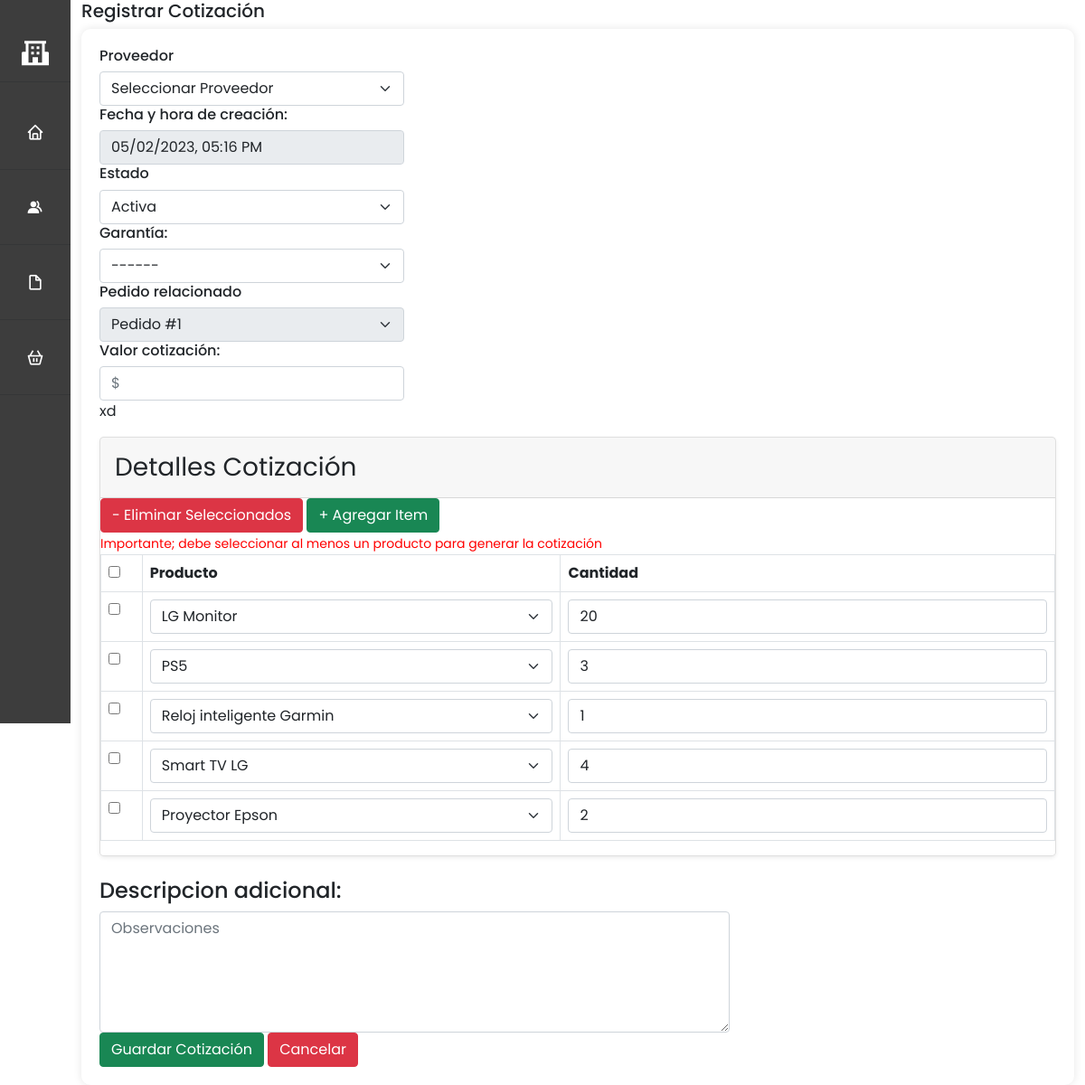
Page /views/documentos/cotizacion/generar.php?pedido_id=1 on the committed database.
### tables this page shows
CREATE TABLE `detalle_pedido_item` (
  `pedido_id` int(11) NOT NULL,
  `producto_id` int(11) NOT NULL,
  `pedido_producto_cantidad` int(11) NOT NULL
);

CREATE TABLE `producto` (
  `id` int(11) NOT NULL,
  `nombre` varchar(45) NOT NULL,
  `precio` float NOT NULL,
  `stock` int(11) NOT NULL,
  `estado` int(11) NOT NULL,
  `marca` varchar(45) DEFAULT NULL,
  `idTipo` int(11) NOT NULL,
  `codigo` varchar(20) NOT NULL
);

### models/Pedido.php (called while the page is built, shortened)
<?php
    class Pedido{
        private $PDO;
        public function __construct()
        {
            require_once("c://xampp/htdocs/sistemacompras/config/db.php");
            $con = new db();
            $this->PDO = $con->conexion();
        }
        public function getPedido($pedido_id){
            $statement = $this->PDO->prepare("SELECT *
                                                    FROM pedido
                                                    WHERE id = :pedido_id");
            $statement->bindParam(":pedido_id",$pedido_id);
            $statement->execute();
            return $statement->fetch(PDO::FETCH_ASSOC);
        }
        public function getPedidoItems($pedido_id){
            $statement = $this->PDO->prepare("SELECT detalle_pedido_item.*, producto.nombre as producto
                                                    FROM detalle_pedido_item
                                                    LEFT JOIN producto ON detalle_pedido_item.producto_id = producto.id
                                                    WHERE pedido_id = :pedido_id");
            $statement->bindParam(":pedido_id", $pedido_id);
            $statement->execute();
            return $statement->fetchAll(PDO::FETCH_ASSOC);
        }
    }
?>

### config/db.php (called while the page is built)
<?php
    class db {
        private $host = "localhost";
        private $dbname = "db_dsn08";
        private $user = "root";
        private $password = "";
        private $PDO;
        public function __construct() {
            try {
                $this->PDO = new PDO("mysql:host=".$this->host.";dbname=".$this->dbname,$this->user,$this->password);
            } catch(PDOException $e) {
                echo "Error al conectarse a la base de datos: " . $e->getMessage();
            }
        }
        public function conexion() {
            return $this->PDO;
        }
        public function cerrarConexion() {
            $this->PDO = null;
        }
    }
?>

### controllers/controladorPedido.php (called while the page is built, shortened)
<?php
    class controladorPedido{
        private $model;
        public function __construct()
        {
            require_once("c://xampp/htdocs/sistemacompras/models/Pedido.php");
            $this->model = new Pedido();
        }
        public function getPedido($pedido_id){
            return $this->model->getPedido($pedido_id);
        }
        public function getPedidoItems($pedido_id){
            return $this->model->getPedidoItems($pedido_id);
        }
    }
?>

### models/Producto.php (called while the page is built, shortened)
<?php
    class Producto{
        public function __construct()
        {
            require_once("c://xampp/htdocs/sistemacompras/config/db.php");
        }
        public function index(){
            require_once("c://xampp/htdocs/sistemacompras/config/db.php");
            $con = new db();
            $PDO = $con->conexion();
            $statement = $PDO->prepare("SELECT *
                                          FROM producto p
                                          ORDER BY p.id DESC");
            if ($statement->execute()) {
                $resultados = $statement->fetchAll();
                return $resultados;
            } else {
                $con->cerrarConexion();
                return false;
            }
        }
    }
?>

### controllers/controladorProductos.php (called while the page is built)
<?php
    class controladorProducto {
        private $model;
        public function __construct() {
            require_once("c://xampp/htdocs/sistemacompras/models/Producto.php");
            $this->model = new Producto();
        }
        public function index() {
            return ($this->model->index()) ? $this->model->index() : false;
        }
    }
?>

### views/documentos/cotizacion/generar.php (the view, shortened to what this page needs)
<?php
require_once("c://xampp/htdocs/sistemacompras/controllers/controladorProductos.php");
$obj = new controladorProducto();
$productos = $obj->index();
require_once("c://xampp/htdocs/sistemacompras/controllers/controladorPedido.php");
$obj = new controladorPedido();
$pedidoValues = $obj->getPedido($_GET['pedido_id']);
$pedidoItems = $obj->getPedidoItems($_GET['pedido_id']);
require_once("c://xampp/htdocs/sistemacompras/index.php");
?>
<div class="container content-cotizacion">
    <h5>Registrar Cotización</h5>
	<form action='addcotizacion.php' id="cotizacion-form" method="post" class="cotizacion-form" role="form">
		<div class="load-animate animated fadeInUp">
			<div class="row">
				<div class="col-xs-12 col-sm-4 col-md-4 col-lg-4 pull-right">
					<div class="form-group">
                        <h6 for="">Proveedor</h6>
                        <select class="form-select" name="idproveedor" id="idproveedor" aria-label="Disabled select example" required>
                            <option value="" selected>Seleccionar Proveedor</option>
                        </select>
					</div>
					<div class="form-group">
                        <h6 for="">Fecha y hora de creación:</h6>
                        <input class="form-control" type="datetime-local" value="<?php echo date('Y-m-d\TH:i'); ?>" readonly>
					</div>
					<div class="form-group">
                        <h6 for="">Estado</h6>
                        <select class="form-select" name="estado" id="estado" aria-label="Disabled select example" required>
                            <option value="1" selected>Activa</option>
                        </select>
					</div>
					<div class="form-group">
                        <h6 for="">Garantía:</h6>
                        <select class="form-select" name="garantia" id="garantia" aria-label="Disabled select example" required>
                            <option value="">------</option>
                        </select>
					</div>
					<div class="form-group">
                        <h6 for="">Pedido relacionado</h6>
                        <select class="form-select" name="" id="" aria-label="Disabled select example"  disabled>
                            <option value="<?php $pedidoValues['id']?>" selected>Pedido #<?php echo  $pedidoValues['id']?></option>
                        </select>
					</div>
					<div class="form-group">
                        <h6 for="">Valor cotización:</h6>
						<input type="number" class="form-control" name="valor" id="valor" placeholder="$" autocomplete="off" pattern="[1-9]\d*(\.\d+)?" step="0.01" min="1" required>
					</div>
				</div>
			</div>
            <p><? echo "xd"; ?></p>
			<div class="">
                <div class="card mb-4 rounded-3 shadow-sm">
                    <div class="col-xs-12 col-sm-12 col-md-12 col-lg-12">
                        <div class="card-header py-3">
                            <h3 class="my-0 fw-normal">Detalles Cotización</h3>
                        </div>
                        <div class="my-0 fw-normal">
                            <table class="table table-bordered table-hover" id="cotizacionItem">
                                <div class="row">
                                    <div class="">
                                        <button class="btn btn-danger delete" id="removeRows" type="button">- Eliminar Seleccionados</button>
                                        <button class="btn btn-success" id="addRows" type="button">+ Agregar Item</button>
                                    </div>
                                </div>
                                <tr>
                                    <th><input id="checkAll" class="formcontrol" type="checkbox"></th>
                                    <th>Producto</th>
                                    <th>Cantidad</th>
                                </tr>
                                <small id="mensaje-error" style="color:red;">Importante; debe seleccionar al menos un producto para generar la cotización</small>
                                <?php
                                $count = 0;
                                foreach ($pedidoItems as $pedidoItem) {
                                    $count++;
                                    $producto_id = $pedidoItem["producto_id"];
                                    $pedido_producto_cantidad = $pedidoItem["pedido_producto_cantidad"];
                                ?>
                                <tr>
                                    <td><input class="itemRow" type="checkbox"></td>
                                    <td>
                                        <select class="form-select" name="producto_id[]" id="producto_id_<?php echo $count; ?>" aria-label="Disabled select example" required>
                                            <?php foreach ($productos as $producto): ?>
                                            <option value="<?php echo $producto['id']; ?>" <?php if ($producto_id == $producto['id']) { echo 'selected'; } ?>><?php echo $producto['nombre']; ?></option>
                                            <?php endforeach; ?>
                                        </select>
                                    </td>
                                    <td><input type="number" value="<?php echo $pedido_producto_cantidad;?>" name="cotizacion_producto_cantidad[]" id="cotizacion_producto_cantidad_<?php echo $count; ?>" class="form-control pedido_producto_cantidad" autocomplete="off" pattern="[0-9]" min="1" required></td>
                                </tr>
                                <?php } ?>
                            </table>
                        </div>
                    </div>
                </div>
            </div>
			<div class="row">
				<div class="col-xs-12 col-sm-8 col-md-8 col-lg-8">
					<h4>Descripcion adicional: </h4>
					<div class="form-group">
						<textarea class="form-control txt" rows="5" name="descripcion" id="descripcion" placeholder="Observaciones" required></textarea>
					</div>
					<div class="form-group">
						<input data-loading-text="Guardando factura..." type="submit" name="cotizacion_btn" value="Guardar Cotización" class="btn btn-success submit_btn cotizacion-save-btm">
                        <a class="btn btn-danger" type="button" href="index.php">Cancelar</a>
					</div>
				</div>
			</div>
		</div>
	</form>
</div>

### components/css/stylenav.css (style rules this page uses)
* { margin: 0; padding: 0; box-sizing: border-box; font-family: 'Poppins', sans-serif; }
form { background: #fff; padding: 20px; border-radius: 10px; box-shadow: 0 0 10px rgba(0, 0, 0, 0.1); }

### rows in the picture
detalle_pedido_item: producto_id.nombre "LG Monitor", pedido_producto_cantidad "20"
detalle_pedido_item: producto_id.nombre "PS5", pedido_producto_cantidad "3"
detalle_pedido_item: producto_id.nombre "Reloj inteligente Garmin", pedido_producto_cantidad "1"
detalle_pedido_item: producto_id.nombre "Smart TV LG", pedido_producto_cantidad "4"
detalle_pedido_item: producto_id.nombre "Proyector Epson", pedido_producto_cantidad "2"
